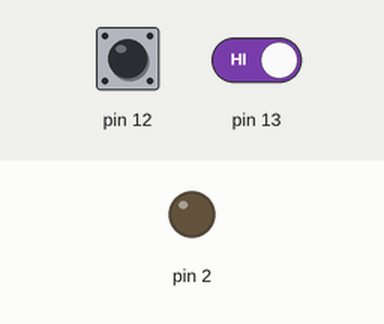
Recording of a sketch running on a simulated Arduino Uno, built with avr-gcc and run on an emulated ATmega328P. Parts: output pins drawn as LEDs (lit = HIGH). The test bench sets the inputs (shaded band); at power-on: pin 12 HIGH, pin 13 HIGH.

Above: at 1.2 s.
1.3 s: pin 12 driven LOW
At 2.4 s:
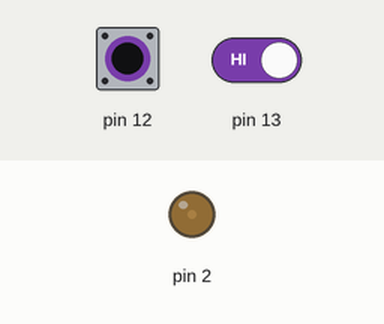
2.8 s: pin 13 driven LOW
At 4.0 s:
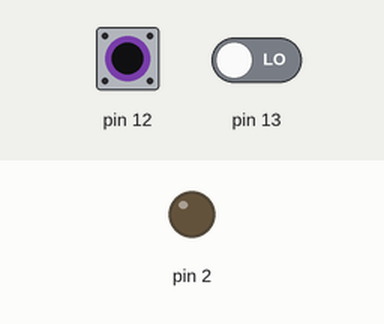
4.3 s: pin 12 pulsed HIGH 2 times (0.12 s each, 0.3 s apart)
At 6.0 s:
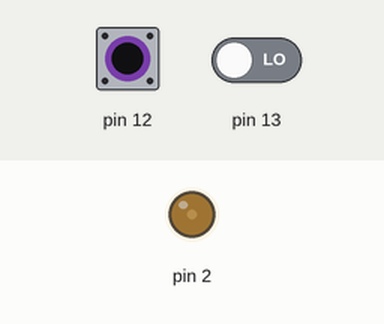
6.4 s: pin 12 pulsed HIGH 5 times (0.12 s each, 0.3 s apart)
At 8.5 s:
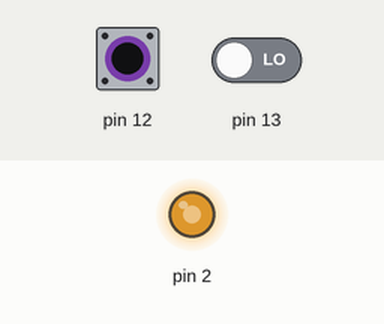
Timing chart, 0 to 10.0 s (numbered marks = the images above; inputs shaded):
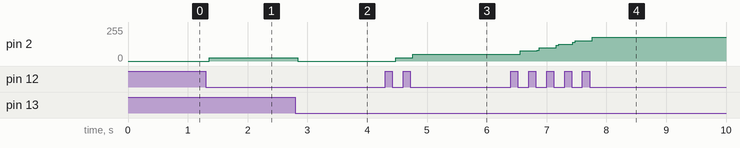

Measured:
- after the input at 1.3 s, pin 2: 0/255 → 26/255 after 0.06 s
- after the input at 2.8 s, pin 2: 26/255 → 0/255 at once
- after the input at 4.3 s, pin 2: 0/255 → 26/255 after 0.18 s, → 51/255 0.28 s later
- after the input at 6.4 s, pin 2: moves from 51/255 to 179/255 over 1.2 s, starting after 0.16 s

The sketch:

_2_1.ino
```cpp
int t = 0;
int sw1 = 0;
int sw2 = 0;

void setup() {
  pinMode(2, OUTPUT);
  pinMode(12, INPUT);
  pinMode(13, INPUT);
}

void loop() {

  if(t != 0){
    digitalWrite(2, HIGH);
    delay(t);
    digitalWrite(2, LOW);
    delay(10 - t);
  }

  if(digitalRead(12) == LOW && sw1 == 0){
     t++;
     if(t == 11) t = 10;
     sw1 = 1;
  }
  if(digitalRead(13) == LOW && sw2 == 0){
     t--;
     if(t == -1) t = 0;
     sw2 = 1;
  }
  if(digitalRead(12) == HIGH)
    sw1 = 0;
  if(digitalRead(13) == HIGH)
    sw2 = 0;
}
```
